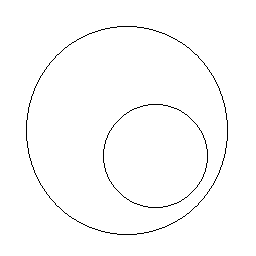
#> input picture L4/prs_res_DT/images_DT_PM/DT/contour3.bmp, 256 x 256 px
$ jupyter execute L4.ipynb
#> lines starting #> are read from the running program, lines starting #| are printed output that depends on the picture; after the words box and inside, x2 and y2 are one past the last pixel; in counts of white or black regions, pixels touching at a corner belong together; long printed decimals are rounded
# **Laborator 4: Transformata distanță (DT). Potrivirea modelelor**

În acest laborator vom studia un algoritm care calculează transformata distanță a unei
imagini binare (obiect și fundal). Această transformare permite evaluarea unui scor de
potrivire a modelului unui obiect cunoscut (de exemplu un contur de pieton) și un obiect
necunoscut, pentru a decide dacă obiectul necunoscut este sau nu similar cu obiectul model.
Cu cât scorul de potrivire este mai mic, cu atât obiectul necunoscut este mai asemănător
modelului.

## Fundamente teoretice

### Transformata distanță

Transformata distanță este un operator care se aplică în mod normal doar imaginilor binare.
Rezultatul transformării este o imagine grayscale, care seamănă cu imaginea intrare, dar în
care intensitățile punctelor arată distanța față de cel mai apropiat punct obiect.

În imaginea următoare avem un exemplu de aplicare a transformatei distanță pe o imagine
ce conține o formă dreptunghiulară. În imaginea din stânga, pixelii cu valoarea “0” sunt
pixeli obiect (puncte de muchie), iar cei cu valoarea “1” puncte de fundal. În imaginea din
dreapta, se vede rezultatul aplicării DT folosind metrica “tabla de șah”, unde fiecare valoare
codifică distanța față de un punct de muchie.

<p align="center">

</p>

De obicei transformata/harta este denumită pe baza metricii alese. De exemplu, se poate
vorbi de transformata distanță Manhattan, dacă metrica folosită este distanța Manhattan.

Alte metrici sunt:
- Distanța Euclidiană
- Distanța City block sau Manhattan;
- Distanța „tablă de șah”.

Există mai mulți algoritmi pentru implementarea DT:
- Chamfer DT;
- Euclidian DT;
- Voronoi diagram DT.

Cea mai directă metodă de calculare a transformatei distanță este metoda brute force. Aceasta presupune calcularea pentru fiecare pixel de fundal distanțele către fiecare pixel de obiect. Apoi se ia minimul dintre aceste distanțe pentru fiecare pixel de fundal. Metoda este foarte ineficientă, prin urma vom studia o soluție mai eficientă, transformata distanță Chamfer, care aproximează distanța Euclideană, este o metodă simplă și foarte rapidă, necesitând doar două parcurgeri ale imaginii binare.

**Algoritmul Transformata Distanță Chamfer**
1. Se alege o mască de ponderi 3x3 care are valori proporționale cu distanțele Euclidiene față de elementul din mijloc. Cele mai simple și mai mici astfel de valori sunt 2 pentru deplasarea laterală și 3 pentru deplasarea diagonală. În acest fel distanțele obținute vor fi egale cu aproximativ dublul distanțelor euclidiene reale.

$$
ponderi = \begin{bmatrix} \textcolor{orange}{3} & \textcolor{orange}{2} & \textcolor{orange}{3} \\ \textcolor{orange}{2} & 0 & \textcolor{green}2 \\ \textcolor{green}{3} & \textcolor{green}{2} & \textcolor{green}{3} \end{bmatrix}
$$

2. Transformata distanță are aceeași dimensiune ca imaginea de intrare și se inițializează cu valori de zero și valori infinit:

$$
DT(i,j)=\begin{cases}
0, & \text{if } (i,j) \in \text{object} \\
\infty, & \text{if } (i,j) \notin \text{object}
\end{cases}
$$
> Dacă aplicăm TD pe o imagine binară, unde valoarea 0 înseamnă pixeli obiect și valoarea 255 codifică fundalul și dorim să obținem o imagine TD în tonuri de gri (8 biți/pixel), valoarea ∞ din algoritm ar trebui înlocuită cu valoarea 255.

3. O dublă parcurgere (prima dată sus-jos, stânga-dreapta, a doua oară jos-sus, dreapta-stânga) a imaginii (cu jumătățile corespunzătoare ale măștii, vezi figura de mai jos) este necesară pentru a actualiza distanța minimală. La prima traversare elementul central este comparat cu elementele portocalii corespunzătoare vecine, iar la a doua traversare, cu elemente verzi:

<p align="center">

</p>

În timpul parcurgerii imaginii sursă (direct și invers), se face următoarea actualizare pe imaginea TD:

$$
TD(i,j) = \min_{\substack{(k,l) \in \text{Mask}}} \left( TD(i+k, j+l) + \text{ponderi}(k,l) \right)
$$

**Ex1. Citirea și vizualizarea datelor:** Citiți o imagine din folderul 'prs_res_DT/images_DT_PM/DT'

[cell 1]
import numpy as np
import matplotlib.pyplot as plt
import cv2

image = cv2.imread('prs_res_DT/images_DT_PM/DT/contour3.bmp', cv2.IMREAD_GRAYSCALE)
#> image: shape (256, 256); 98.7% white; black in thin lines or dots, all inside (x1, y1, x2, y2) = (26, 26, 228, 235)

plt.imshow(image, cmap='gray')
plt.axis('off')
plt.show()

**Ex2. Implementați Transformata Distanță Chamfer:** Calculați și vizualizați imaginea TD pentru imaginile de intrare: contour1.bmp, contour2.bmp, contour3.bmp.

Ar trebui să obțineți următoarele rezultate:

<p align="center">


</p>

<p align="center">


</p>

[cell 2]
def compute_td_image(image):
    """
    Calculeaza imaginea TD a unei imagini si o returneaza.
    :param image: imaginea initiala
    :return: imaginea TD
    """
    ### YOUR CODE HERE
    dt = image.copy()
    di = [-1, -1, -1,  0, 0,  1, 1, 1]
    dj = [-1,  0,  1, -1, 1, -1, 0, 1]
    weight  = [3, 2, 3, 2, 2, 3, 2, 3]
    rows, cols = image.shape
#> rows = 256; cols = 256
    for i in range(rows):
        for j in range(cols):
            if image[i,j] == 0 :
                dt[i,j] = 0
            else:
                dt[i,j] = 255
   #prima traversare
    h, w = dt.shape
#> h = 256; w = 256
    for i in range(h):
        for j in range(w):
            for k in range(4):
                ni = i + di[k]
                nj = j + dj[k]
                if 0 < ni < h and 0 < nj < w:
                    dt[i, j] = min(dt[i, j], int(dt[ni, nj]) + weight[k]) #int -> pentru a scapa de overflow
    # a doua traversare
    for i in range(h-1,-1,-1):
        for j in range(w-1,-1,-1):
            for k in range(4,8):
                ni = i + di[k]
                nj = j + dj[k]
                if 0 < ni < h and 0 < nj < w:
                    dt[i, j] = min(dt[i, j], int(dt[ni, nj]) + weight[k])
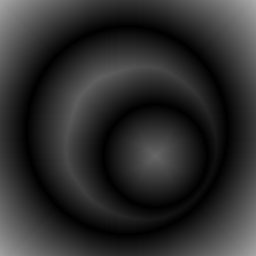
#> dt: shape (256, 256); min 0, max 170, mean 44.5
    return dt

td_image = compute_td_image(image)

plt.imshow(td_image, cmap='gray')
plt.axis('off')

### Potrivirea de modele folosind DT

Dorim să calculăm un cost de similitudine între un model de obiect cunoscut și un obiect necunoscut. Considerăm că ambele obiecte au aceeași dimensiune.

Pașii pentru calcularea costului sunt:
1. Calcularea imaginii TD pentru modelul de obiect cunoscut
2. [Opțional] Suprapunerea obiectului necunoscut peste imaginea TD calculată anterior prin translatarea obiectului necunoscut astfel încât centrul său de masă să fie același cu centrul de masă al obiectului model. Pentru simplitate, centrele de masă se estimează din punctele de pe contur. Centrul de masă $(C_x, C_y)$ al obiectului descris de conturul Ω se poate aproxima după ecuația:
$$
\left( C_x, C_y \right) = \left( \frac{1}{N} \sum_{p \in \Omega} p_x , \frac{1}{N} \sum_{p \in \Omega} p_y \right)
$$
unde $(p_x, p_y)$ reprezintă coordonatele x și y ale punctului de contur p, iar N este lungimea conturului.

3.	Costul de similitudine (potrivire) este media tuturor valorilor pixelilor din imaginea TD care se află sub punctele de pe conturul obiectului necunoscut. Un cost mic de similitudine arată că obiectele sunt similare.

<p align="center">


</p>

**Ex3.** Calculați imaginea TD pentru template.bmp. Evaluați costul de similitudine între imaginea model și cele două obiecte necunoscute: unknown_object1.bmp – pieton, unknown_object2.bmp – frunză. Costul de similitudine este media valorilor din imaginea TD de pe pozițiile punctelor de contur ale obiectului necunoscut.

_Hint: Folosiți doar pașii 1 și 3 de mai sus._

[cell 3]
def compute_score(template_image, target_image):
    """
    Calculeaza scorul dintre o imagine template si o imagine target.
    :param template_image: imaginea template
    :param target_image: imaginea target
    :return: scorul de similitudine
    """
    ### YOUR CODE HERE
    dt = compute_td_image(template_image)
    rows, cols = target2_image.shape
    m = 0
    sum = 0.0
    for i in range (0,rows):
        for j in range (0,cols):
            if target_image[i,j] == 0:
                sum += dt[i,j]
                m += 1
    score = sum/m
    return score


template_image = cv2.imread('prs_res_DT/images_DT_PM/PatternMatching/template.bmp', cv2.IMREAD_GRAYSCALE)
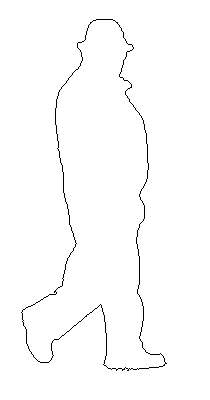
#> input picture L4/prs_res_DT/images_DT_PM/PatternMatching/template.bmp, 210 x 400 px
#> template_image: shape (400, 210); 98.8% white; black in thin lines or dots, all inside (x1, y1, x2, y2) = (21, 19, 167, 371)
target_image = cv2.imread('prs_res_DT/images_DT_PM/PatternMatching/unknown_object1.bmp', cv2.IMREAD_GRAYSCALE)
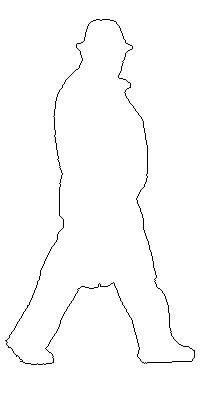
#> input picture L4/prs_res_DT/images_DT_PM/PatternMatching/unknown_object1.bmp, 210 x 400 px
#> target_image: shape (400, 210); 98.8% white; black in thin lines or dots, all inside (x1, y1, x2, y2) = (5, 19, 195, 365)
target2_image = cv2.imread('prs_res_DT/images_DT_PM/PatternMatching/unknown_object2.bmp', cv2.IMREAD_GRAYSCALE)
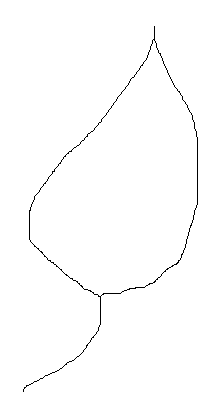
#> input picture L4/prs_res_DT/images_DT_PM/PatternMatching/unknown_object2.bmp, 210 x 400 px
#> target2_image: shape (400, 210); 99.1% white; black in thin lines or dots, all inside (x1, y1, x2, y2) = (23, 26, 198, 392)

### YOUR CODE HERE
print(compute_score(template_image, target_image))
#> after the loop in compute_td_image (call 2), `for i in range(h-1,-1,-1):`:
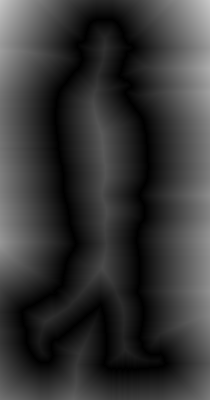
#> dt: shape (400, 210); min 0, max 199, mean 53.9
#> after the loop in compute_score, `for i in range (0,rows):`: m = 1015; sum = 17768
#> in compute_score, `score = sum/m`: score = 17.51
#| 17.505
print(compute_score(template_image, target2_image))
#| 54.420

Calculați costul de similitudine prin inversarea rolurilor de obiect necunoscut și obiect model.

[cell 4]
print(compute_score(target_image,template_image))
#> after the loop in compute_td_image (call 4), `for i in range(h):`:
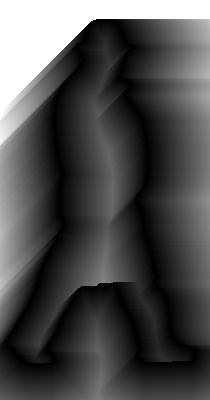
#> dt: shape (400, 210); min 0, max 255, mean 78
#> after the loop in compute_td_image (call 4), `for i in range(h-1,-1,-1):`:
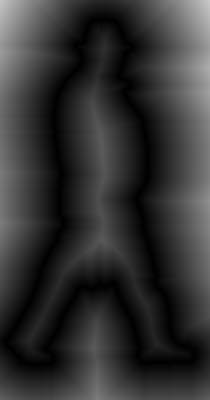
#> dt: shape (400, 210); min 0, max 200, mean 51.1
#| 16.635
print(compute_score(target2_image,template_image, ))
#> after the loop in compute_td_image (call 5), `for i in range(h):`:
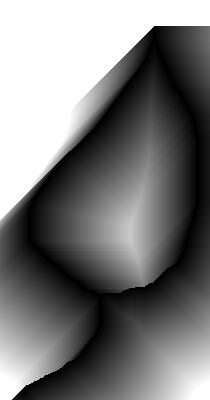
#> dt: shape (400, 210); min 0, max 255, mean 123
#> after the loop in compute_td_image (call 5), `for i in range(h-1,-1,-1):`:
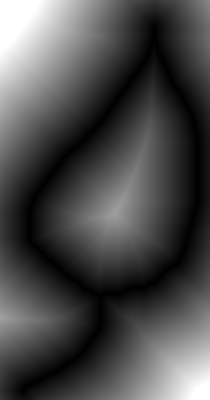
#> dt: shape (400, 210); min 0, max 255, mean 75.5
#| 69.079

Translatați obiectul necunoscut astfel încât centrul său să corespundă cu centrul obiectului model și recalculați costurile de potrivire.

[cell 5]
def compute_center_of_mass(image):
    """
    Calculeaza centrul de masa al unei imagini si il returneaza.
    :param image: imaginea initiala
    :return: coordonatele centrului de masa
    """
    ### YOUR CODE HERE
    #media coordonatelor x si y
    contur = np.equal(image, 0)
    y, x = np.indices(image.shape)

    x_coord = np.sum(x[contur]) / np.sum(contur)
#> x_coord = 98.9
    y_coord = np.sum(y[contur]) / np.sum(contur)
#> y_coord = 222.4
    print(x_coord, y_coord)
#| 98.896 222.404
    return int(x_coord), int(y_coord)

def compute_improved_score(template_image, target_image):
    """
    Calculeaza scorul de similitudine intre doua imagini.
    :param template_image: imaginea template
    :param target_image: imaginea target
    :return: scorul de similitudine
    """
    x, y = compute_center_of_mass(template_image)
#> x = 98; y = 222
    x_T, y_T = compute_center_of_mass(target_image)
#| 100.173 224.932
#> x_T = 100; y_T = 224

    tx = x - x_T
#> tx = -2
    ty = y - y_T
#> ty = -2

    # Translatarea imaginii target
    rows, cols = target_image.shape
#> rows = 400; cols = 210
    translated_target = np.zeros((rows, cols), dtype=target_image.dtype)
    for i in range(rows):
        for j in range(cols):
            ni = i + ty
            nj = j + tx
            if 0 <= ni < rows and 0 <= nj < cols:
                translated_target[ni, nj] = target_image[i, j]
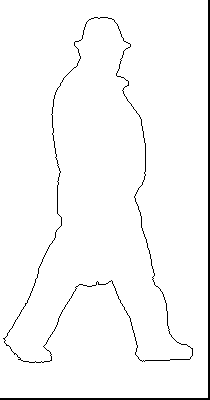
#> translated_target: shape (400, 210); 97.3% white; 2 black regions, box (x1, y1, x2, y2) and area: (0, 0, 210, 400) 1216, (3, 17, 193, 363) 1015

    dt = compute_td_image(template_image)

    sum = 0.0
    m = 0
    for i in range(rows):
        for j in range(cols):
            if translated_target[i, j] == 0:  #contur
                sum += dt[i, j]
                m += 1
#> after the loop, m = 2231; sum = 161817
    similarity_score = sum / m if m > 0 else 0
#> similarity_score = 72.53
    return similarity_score

template_image = cv2.imread('prs_res_DT/images_DT_PM/PatternMatching/template.bmp', cv2.IMREAD_GRAYSCALE)
target_image = cv2.imread('prs_res_DT/images_DT_PM/PatternMatching/unknown_object1.bmp', cv2.IMREAD_GRAYSCALE)

print("Scorul de similitudine improved:", compute_improved_score(template_image, target_image))
#| Scorul de similitudine improved: 72.531
